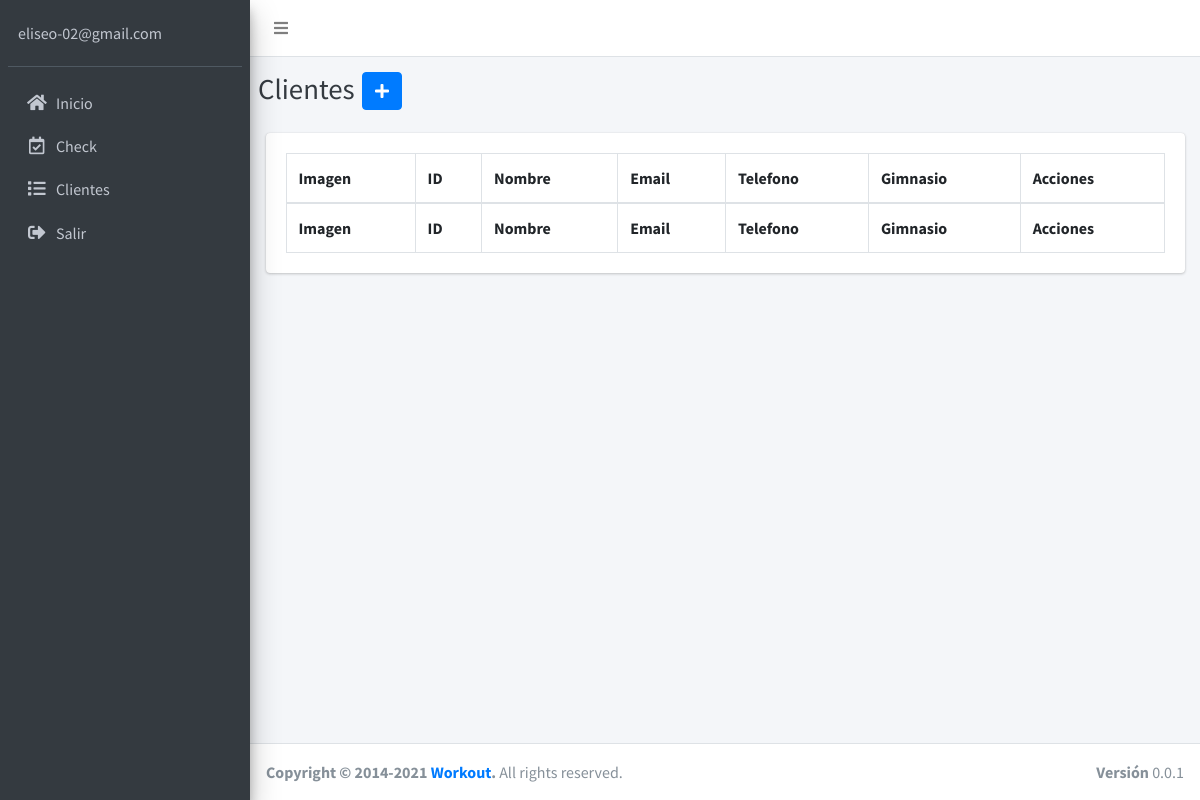
Page /admin/pages/cliente.php (signed in) on the earlier database version.
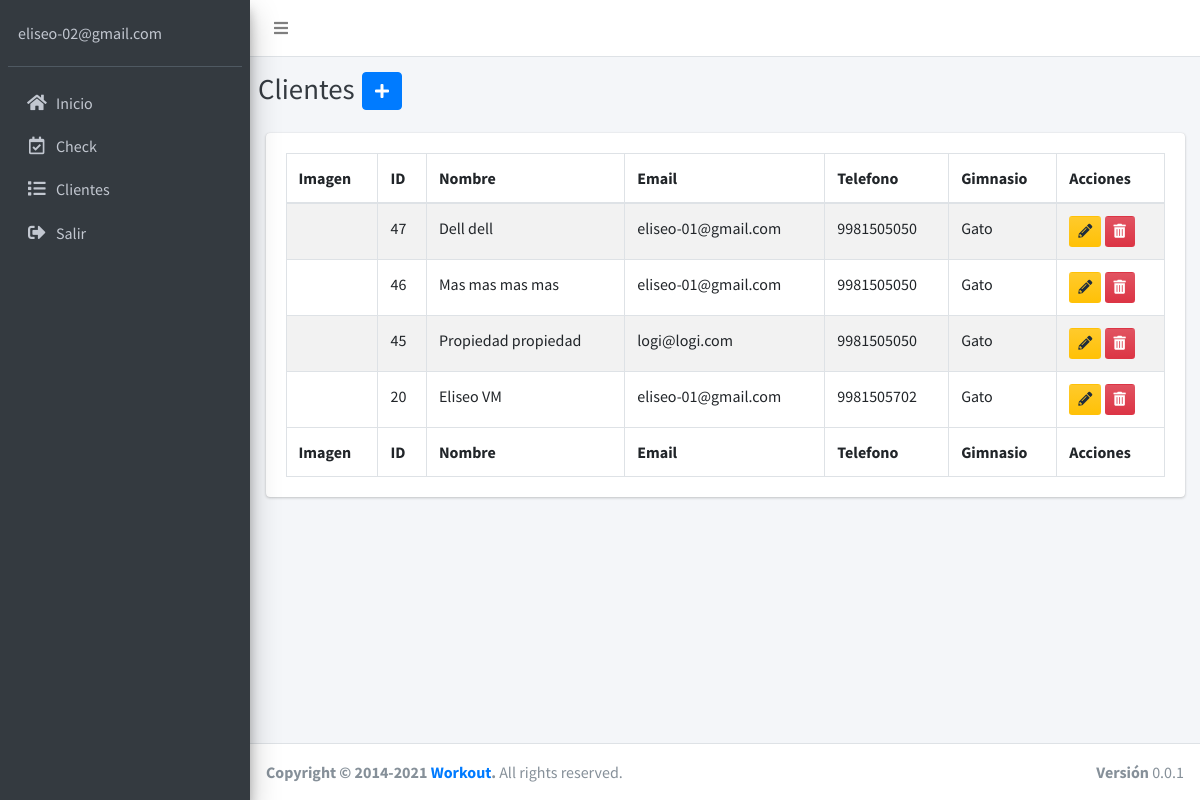
Same page on the later database version.
### tables this page shows
CREATE TABLE `cliente` (
  `id_cliente` int(11) NOT NULL,
  `nombre_cliente` varchar(60) NOT NULL,
  `apellido_cliente` varchar(60) NOT NULL,
  `email_cliente` varchar(60) NOT NULL,
  `fecha_nacimiento_cliente` date NOT NULL,
  `telefono_cliente` varchar(15) NOT NULL,
  `gimnasio_cliente` int(11) NOT NULL,
  `url_imagen_cliente` varchar(100) NOT NULL
);

CREATE TABLE `registro` (
  `id_registro` int(11) NOT NULL,
  `email_registro` varchar(60) NOT NULL,
  `password_registro` varchar(60) NOT NULL,
  `gimnasio_registro` varchar(60) NOT NULL,
  `nombre_registro` varchar(60) NOT NULL,
  `apellido_registro` varchar(60) NOT NULL,
  `sexo_registro` varchar(20) NOT NULL
);

### admin/pages/cliente.php (the view, shortened to what this page needs)
<?php
include 'funciones/funciones.php';
include 'templates/header.php';
include 'templates/barra-superior.php';
include 'templates/barra-lateral.php';
$id = $_SESSION['id'];
?>
  <div class="content-wrapper">
    <div class="content-header">
      <div class="container-fluid">
        <div class="row mb-2">
          <div class="col-sm-6">
            <div class="row">
              <h1 class="m-0 text-dark">Clientes</h1>
              <div class="col-md-auto">
                <button type="button" class="btn btn-block btn-primary" data-toggle="modal" data-target="#registroCliente"><i class="fas fa-plus"></i></button>
              </div>
            </div>
          </div>
        </div>
      </div>
    </div>
                  <?php
                    try {
                      $sql = "SELECT * FROM registro WHERE id_registro = $id ";
                      $resultado = $conn->query($sql);
                      while ($gimnasio_registro = $resultado->fetch_assoc()) { ?>
                      <?php }
                    } catch (Exception $e) {
                        echo "Error: " . $e->getMessage();
                    }
                  ?>
    <section class="content">
      <div class="container-fluid">
        <div class="card">
          <div class="card-body">
            <table id="registros" class="table table-bordered table-striped">
              <thead>
              <tr>
                <th>Imagen</th>
                <th>ID</th>
                <th>Nombre</th>
                <th>Email</th>
                <th>Telefono</th>
                <th>Gimnasio</th>
                <th>Acciones</th>
              </tr>
              </thead>
              <tbody>
                    <?php
                      try {
                        $sql = "SELECT * ";
                        $sql .= " FROM cliente ";
                        $sql .= " INNER JOIN registro ";
                        $sql .= " ON cliente.gimnasio_cliente=registro.id_registro ";
                        $sql .= " WHERE gimnasio_cliente = $id ";
                        $sql .= " ORDER BY id_cliente DESC ";
                        $resultado = $conn->query($sql);
                      } catch (Exception $e) {
                        $error = $e->getMessage();
                        echo $error;
                      }
                      while($cliente = $resultado->fetch_assoc()) { ?>
                        <tr>
                          <td><img src="../dist/img/clientes/<?php echo $cliente['url_imagen_cliente']; ?>" width="100" alt=""></td>
                          <td><?php echo $cliente['id_cliente']; ?></td>
                          <td><?php echo $cliente['nombre_cliente'] . " " . $cliente['apellido_cliente']; ?></td>
                          <td><?php echo $cliente['email_cliente']; ?></td>
                          <td><?php echo $cliente['telefono_cliente']; ?></td>
                          <td><?php echo $cliente['gimnasio_registro']; ?></td>
                          <td>
                            <a title="Editar" href="editar-cliente.php?id=<?php echo $cliente['id_cliente']; ?>" class="btn bg-gradient-warning btn-sm margin">
                            <i class="fas fa-pencil-alt"></i>
                            </a>
                            <a title="Eliminar" href="#" data-id="<?php echo $cliente['id_cliente']; ?>" data-tipo="cliente" class="btn bg-gradient-danger btn-sm borrar_registro">
                            <i class="fas fa-trash-alt"></i>
                            </a>
                          </td>
                        </tr>
                      <?php } ?>
              </tbody>
              <tfoot>
              <tr>
                <th>Imagen</th>
                <th>ID</th>
                <th>Nombre</th>
                <th>Email</th>
                <th>Telefono</th>
                <th>Gimnasio</th>
                <th>Acciones</th>
              </tr>
              </tfoot>
            </table>
          </div>
        </div>
      </div>
    </section>
  </div>
<?php
include 'templates/footer.php';
?>

### admin/pages/templates/header.php (shortened to what this page needs)
<!DOCTYPE html>
<html>
<head>
  <link rel="stylesheet" href="../plugins/fontawesome-free/css/all.min.css">
  <link rel="stylesheet" href="https://code.ionicframework.com/ionicons/2.0.1/css/ionicons.min.css">
  <link rel="stylesheet" href="../plugins/datatables-bs4/css/dataTables.bootstrap4.css">
  <link rel="stylesheet" href="../dist/css/adminlte.min.css">
  <link rel="stylesheet" href="../dist/css/sweetalert2.all.min.css">
  <link rel="stylesheet" href="../plugins/select2/css/select2.min.css">
  <link rel="stylesheet" href="../plugins/select2-bootstrap4-theme/select2-bootstrap4.min.css">
  <link rel="stylesheet" href="../plugins/tempusdominus-bootstrap-4/css/tempusdominus-bootstrap-4.min.css">
  <link rel="stylesheet" href="../plugins/icheck-bootstrap/icheck-bootstrap.min.css">
</head>

### admin/pages/templates/barra-superior.php
<body class="hold-transition sidebar-mini">
<div class="wrapper">
  <nav class="main-header navbar navbar-expand navbar-white navbar-light">
    <ul class="navbar-nav">
      <li class="nav-item">
        <a class="nav-link" data-widget="pushmenu" href="#" role="button"><i class="fas fa-bars"></i></a>
      </li>
    </ul>
  </nav>

### admin/pages/templates/barra-lateral.php
<aside class="main-sidebar sidebar-dark-primary elevation-4">
    <div class="sidebar">
      <div class="user-panel mt-3 pb-3 mb-3 d-flex">
        <div class="info">
          <a href="#" class="d-block"><?php echo $_SESSION['email']; ?></a>
        </div>
      </div>
      <nav class="mt-2">
        <ul class="nav nav-pills nav-sidebar flex-column" data-widget="treeview" role="menu" data-accordion="false">
          <li class="nav-item">
            <a href="dashboard.php" class="nav-link">
              <i class="fas fa-home nav-icon"></i>
              <p>Inicio</p>
            </a>
          </li>
          <li class="nav-item">
            <a href="check.php" class="nav-link">
              <i class="far fa-calendar-check nav-icon"></i>
              <p>Check</p>
            </a>
          </li>
          <li class="nav-item">
            <a href="cliente.php" class="nav-link">
              <i class="fas fa-list nav-icon"></i>
              <p>Clientes</p>
            </a>
          </li>
          <li class="nav-item">
            <a href="login.php?cerrar_sesion=true" class="nav-link">
              <i class="fas fa-sign-out-alt nav-icon"></i>
                <p>Salir</p>
            </a>
          </li>
        </ul>
      </nav>
    </div>
  </aside>

### admin/pages/templates/footer.php (shortened to what this page needs)
  <footer class="main-footer">
    <div class="float-right d-none d-sm-block">
      <b>Versión</b> 0.0.1
    </div>
    <strong>Copyright &copy; 2014-2021 <a href="#">Workout</a>.</strong> All rights
    reserved.
  </footer>
</div>
</body>
</html>

Differences in the rows shown:
added cliente: id_cliente "47", nombre_cliente "Dell", apellido_cliente "dell", email_cliente "eliseo-01@gmail.com", telefono_cliente "9981505050", gimnasio_cliente.gimnasio_registro "Gato"
added cliente: id_cliente "46", nombre_cliente "Mas mas", apellido_cliente "mas mas", email_cliente "eliseo-01@gmail.com", telefono_cliente "9981505050", gimnasio_cliente.gimnasio_registro "Gato"
added cliente: id_cliente "45", nombre_cliente "Propiedad", apellido_cliente "propiedad", email_cliente "logi@logi.com", telefono_cliente "9981505050", gimnasio_cliente.gimnasio_registro "Gato"
now on this page (row edited): cliente: id_cliente "20", nombre_cliente "Eliseo", apellido_cliente "VM", email_cliente "eliseo-01@gmail.com", telefono_cliente "9981505702", gimnasio_cliente.gimnasio_registro "Gato"
